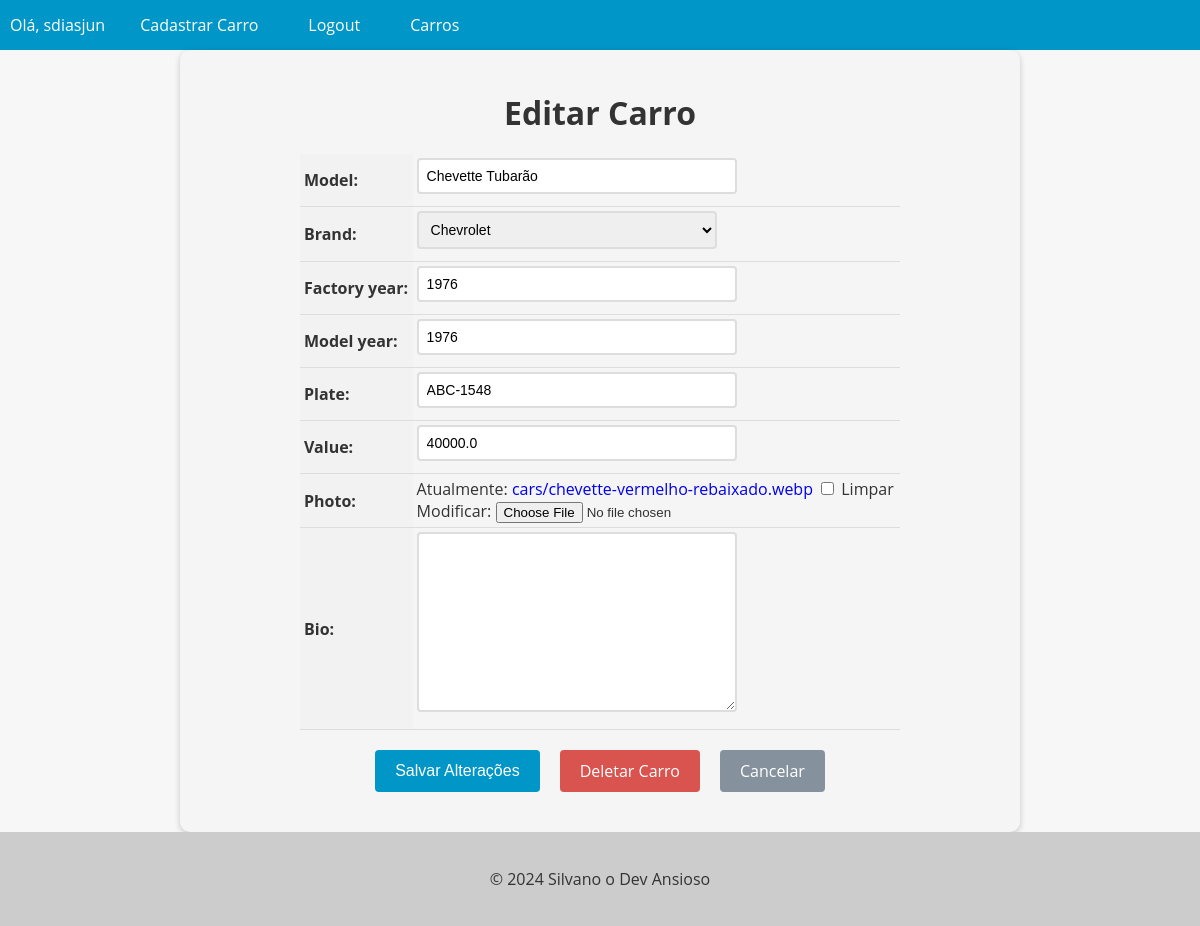
The page /car/2/update/ (signed in) on the database its author committed.
### cars/models.py (models this page shows, shortened)
class Car(models.Model):
    id = models.AutoField(primary_key=True)
    model = models.CharField(max_length=200)
    brand = models.ForeignKey(Brand, on_delete=models.PROTECT, related_name='car_brand')
    factory_year = models.IntegerField(blank=True, null=True)
    model_year = models.IntegerField(blank=True, null=True)
    plate = models.CharField(max_length=10, blank=True, null=True)
    value = models.FloatField(blank=True, null=True)
    photo = models.ImageField(upload_to='cars/', blank=True, null=True)
    bio = models.TextField(blank=True, null=True)

class Brand(models.Model):
    id = models.AutoField(primary_key=True)
    name = models.CharField(max_length=200)
    def __str__(self):
        return self.name

### cars/views.py (the view, shortened to what this page needs)
# urls.py: path('car/<int:pk>/update/', CarUpdateview.as_view(), name='car_update'),
@method_decorator(login_required(login_url='login'), name='dispatch')
class CarUpdateview(UpdateView):
    model = Car
    form_class = CarModelForm
    template_name = 'car_update.html'

### cars/forms.py (shortened to what this page needs)
class CarModelForm(forms.ModelForm):
    class Meta:
        model = Car
        fields = '__all__'

### cars/templates/car_update.html (shortened to what this page needs)
{% extends "base.html" %}
{% block content %}
  <form method="post" enctype="multipart/form-data">
    <h1>Editar Carro</h1>
    <table>
      {{ form.as_table }}
    </table>
    <div>
      <div class="buttons-container">
        <input type="submit" value="Salvar Alterações" class="btn btn-primary">
        <a href="{% url 'car_delete' pk=object.pk %}" class="btn btn-danger">Deletar Carro</a>
        <a href="{% url 'car_detail' pk=object.pk %}" class="btn btn-return">Cancelar</a>
      </div>
    </div>
  </form>
{% endblock %}

### app/templates/base.html (shortened to what this page needs)
<!DOCTYPE html>
<html lang="en">
<head>
</head>
<body>
  <header>
    <nav>
      <ul>
        {% if user.is_authenticated %}
          <li>Olá, {{ user.username }}</li>
          <li><a href="{% url 'new_car' %}">Cadastrar Carro</a></li>
          <li><a href="{% url 'logout' %}">Logout</a></li>
        {% endif %}
        <li><a href="{% url 'cars_list' %}">Carros</a></li>
      </ul>
    </nav>
  </header>
  <main>
    {% block content %}
    {% endblock %}
  </main>
  <footer>
    <p>&copy; 2024 Silvano o Dev Ansioso</p>
  </footer>
</body>
</html>

### app/templates/base.html (style rules this page uses)
body { font-family: 'Open Sans', sans-serif; background-color: #f7f7f7; color: #333; margin: 0; padding: 0; }
header { background-color: #0096c7; color: #fff; text-align: center; }
footer { background-color: #ccc; color: #333; padding: 20px; text-align: center; }
nav { background-color: #0096c7; color: #fff; height: 50px; display: flex; justify-content: space-between; align-items: center; }
nav ul { list-style: none; margin: 0; padding: 0; display: flex; }
nav ul li { margin: 0 10px; }
nav ul li a { color: #fff; text-decoration: none; font-size: 16px; padding: 15px; transition: all 0.3s ease; }

### cars/templates/car_update.html (style rules this page uses)
form { max-width: 800px; margin: 0 auto; padding: 20px; background-color: #f5f5f5; border-radius: 10px; box-shadow: 0 2px 6px rgba(0, 0, 0, 0.2); }
form h1 { font-size: 2rem; margin-bottom: 20px; text-align: center; }
table { margin: 0 auto; border-collapse: collapse; width: 100%; max-width: 600px; }
th, td { padding: 4px; text-align: left; border-bottom: 1px solid #ddd; }
th { background-color: #f2f2f2; }
input[type="text"], input[type="number"], select, textarea { padding: 8px; font-size: 14px; border: 2px solid #ddd; border-radius: 4px; width: 100%; max-width: 300px; margin-bottom: 8px; transition: border-bottom-color 0.3s ease-in-out; }
.btn { background-color: #0096c7; color: #fff; border: none; padding: 10px 20px; font-size: 16px; border-radius: 4px; cursor: pointer; transition: background-color 0.3s ease-in-out; }
.buttons-container { display: flex; justify-content: center; margin-top: 20px; margin-bottom: 20px; }
.btn { display: inline-block; background-color: #0096c7; color: #fff; border: none; padding: 10px 20px; font-size: 16px; border-radius: 4px; cursor: pointer; transition: background-color 0.3s ease-in-out; margin: 0 10px; }
.btn-danger { background-color: #d9534f; text-decoration: none !important; }
.btn-return { background-color: #85929E; text-decoration: none !important; }
a { text-decoration: none !important; }

### rows shown on the page
Car: model "Chevette Tubarão", brand "Chevrolet", factory_year "1976", model_year "1976", plate "ABC-1548", value "40000.0"

### other values the page prints
{{ user.username }} "sdiasjun"
